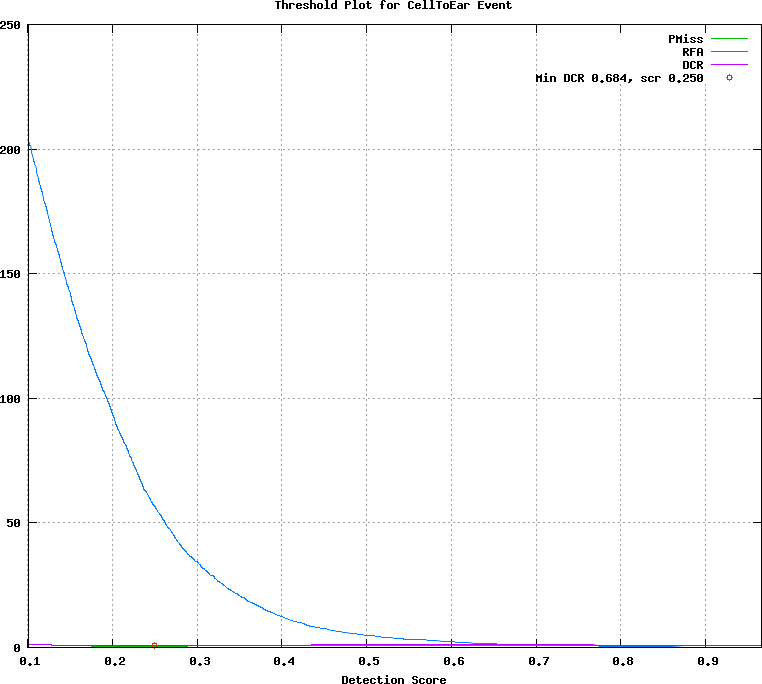

Source code (gnuplot):
## GNUPLOT command file
set terminal postscript color
set style data lines
set title 'Threshold Plot for CellToEar Event'
set xlabel 'Detection Score'
set grid
set size ratio 0.85
plot [0.101000:0.966000]  \
  'test.det.CellToEar_Event.dat.1' using 1:4 title 'PMiss' with lines lt 2, \
  'test.det.CellToEar_Event.dat.1' using 1:5 title 'RFA' with lines lt 3, \
  'test.det.CellToEar_Event.dat.1' using 1:6 title 'DCR' with lines lt 4, \
  'test.det.CellToEar_Event.dat.2' using 1:2 title 'Min DCR 0.684, scr 0.250' with points lt 6
